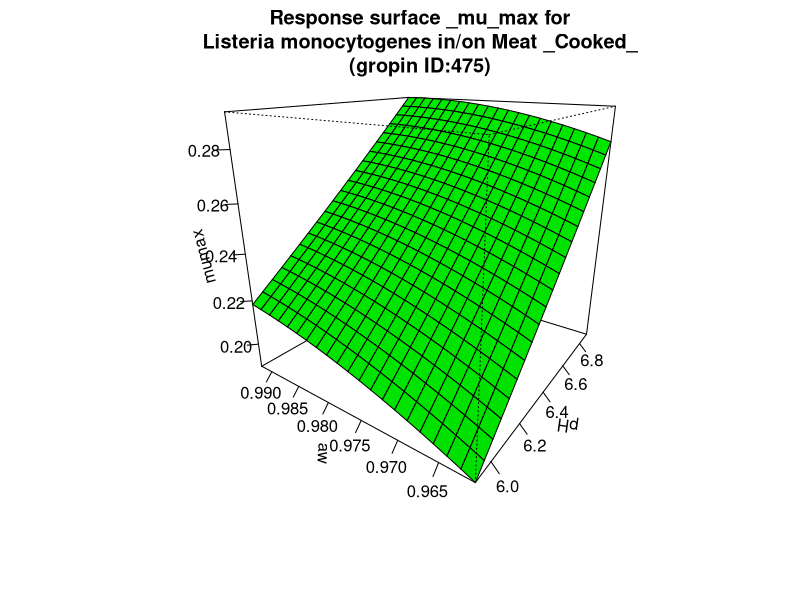

Write R code to recreate this figure.
#############################
# start of Parameter script
#############################
pH <- seq(5.9059,6.89310689310689,length.out=21)
aw <- seq(0.96096,0.992007992007992,length.out=21)
#############################
# end of Parameter script
#############################
############################# 
# start of Model script Gropin ID 475 
#############################
 
# constant coefficients for this model
 
variables <- data.frame(pH,aw)
argumentsPar <- unique.data.frame(expand.grid(variables))
 
# heart of the model
response_surface <- function(pH,aw) {
   mumax <-(-19.684+0.5085*pH+36.254*aw-0.4970*pH*aw+0.0046939*(pH^2)-16.581*(aw^2))

	return(mumax=mumax)
} 

# output parameters
responseSurface <- cbind(argumentsPar,response_surface(argumentsPar['pH'],argumentsPar['aw']))
colnames(responseSurface) <- c(colnames(argumentsPar),'mumax')
#############################
# End of Model script
#############################
############################# 
# start of Visualisation script Gropin ID 475 
#############################
titleText <-'Response surface _mu_max for
Listeria monocytogenes in/on Meat _Cooked_
(gropin ID:475)'
persp(pH,aw,matrix(unlist(responseSurface$'mumax'),nrow=21),col = 'green',xlab='pH',ylab='aw',zlab='mumax',main=titleText,theta=305,phi=20,shade=0.25,ticktype = 'detailed')
#############################
# End of Visualisation script
#############################
